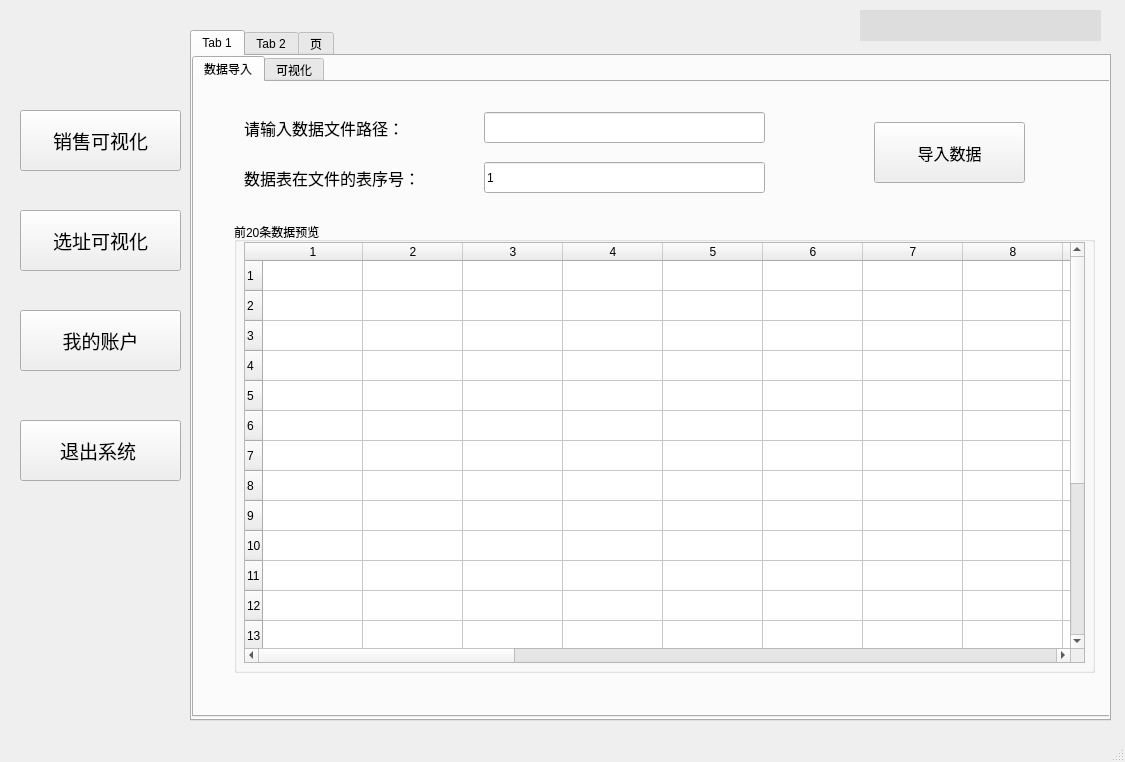
<?xml version="1.0" encoding="UTF-8"?>
<ui version="4.0">
 <class>MainWindow</class>
 <widget class="QMainWindow" name="MainWindow">
  <property name="geometry">
   <rect>
    <x>0</x>
    <y>0</y>
    <width>1125</width>
    <height>762</height>
   </rect>
  </property>
  <property name="windowTitle">
   <string>超级卖场销售选址可视化系统</string>
  </property>
  <widget class="QWidget" name="centralwidget">
   <widget class="QPushButton" name="saleButton">
    <property name="geometry">
     <rect>
      <x>20</x>
      <y>110</y>
      <width>161</width>
      <height>61</height>
     </rect>
    </property>
    <property name="font">
     <font>
      <family>微软雅黑</family>
      <pointsize>14</pointsize>
     </font>
    </property>
    <property name="text">
     <string>销售可视化</string>
    </property>
    <property name="icon">
     <iconset resource="venv/icons.qrc">
      <normaloff>:/icons/static.png</normaloff>:/icons/static.png</iconset>
    </property>
    <property name="iconSize">
     <size>
      <width>35</width>
      <height>35</height>
     </size>
    </property>
   </widget>
   <widget class="QPushButton" name="locateButton">
    <property name="geometry">
     <rect>
      <x>20</x>
      <y>210</y>
      <width>161</width>
      <height>61</height>
     </rect>
    </property>
    <property name="font">
     <font>
      <family>微软雅黑</family>
      <pointsize>14</pointsize>
     </font>
    </property>
    <property name="text">
     <string>选址可视化</string>
    </property>
    <property name="icon">
     <iconset resource="venv/icons.qrc">
      <normaloff>:/icons/locate.png</normaloff>:/icons/locate.png</iconset>
    </property>
    <property name="iconSize">
     <size>
      <width>35</width>
      <height>35</height>
     </size>
    </property>
   </widget>
   <widget class="QPushButton" name="userButton">
    <property name="geometry">
     <rect>
      <x>20</x>
      <y>310</y>
      <width>161</width>
      <height>61</height>
     </rect>
    </property>
    <property name="font">
     <font>
      <family>微软雅黑</family>
      <pointsize>14</pointsize>
     </font>
    </property>
    <property name="text">
     <string>我的账户</string>
    </property>
    <property name="icon">
     <iconset resource="venv/icons.qrc">
      <normaloff>:/icons/user.png</normaloff>:/icons/user.png</iconset>
    </property>
    <property name="iconSize">
     <size>
      <width>35</width>
      <height>35</height>
     </size>
    </property>
   </widget>
   <widget class="QPushButton" name="exitButton">
    <property name="geometry">
     <rect>
      <x>20</x>
      <y>420</y>
      <width>161</width>
      <height>61</height>
     </rect>
    </property>
    <property name="font">
     <font>
      <family>微软雅黑</family>
      <pointsize>14</pointsize>
     </font>
    </property>
    <property name="text">
     <string> 退出系统  </string>
    </property>
    <property name="icon">
     <iconset resource="venv/icons.qrc">
      <normaloff>:/icons/exit.png</normaloff>:/icons/exit.png</iconset>
    </property>
    <property name="iconSize">
     <size>
      <width>35</width>
      <height>35</height>
     </size>
    </property>
   </widget>
   <widget class="QTabWidget" name="tabWidget">
    <property name="geometry">
     <rect>
      <x>190</x>
      <y>30</y>
      <width>921</width>
      <height>691</height>
     </rect>
    </property>
    <property name="currentIndex">
     <number>0</number>
    </property>
    <widget class="QWidget" name="tab">
     <attribute name="title">
      <string>Tab 1</string>
     </attribute>
     <widget class="QTabWidget" name="sale_tabWidget">
      <property name="geometry">
       <rect>
        <x>0</x>
        <y>0</y>
        <width>921</width>
        <height>661</height>
       </rect>
      </property>
      <property name="currentIndex">
       <number>0</number>
      </property>
      <widget class="QWidget" name="sale_inputtab">
       <attribute name="title">
        <string>数据导入</string>
       </attribute>
       <widget class="QPushButton" name="saleimportButton">
        <property name="geometry">
         <rect>
          <x>680</x>
          <y>40</y>
          <width>151</width>
          <height>61</height>
         </rect>
        </property>
        <property name="font">
         <font>
          <family>微软雅黑</family>
          <pointsize>12</pointsize>
         </font>
        </property>
        <property name="text">
         <string>导入数据</string>
        </property>
        <property name="icon">
         <iconset resource="venv/icons.qrc">
          <normaloff>:/icons/inputstatic.png</normaloff>:/icons/inputstatic.png</iconset>
        </property>
        <property name="iconSize">
         <size>
          <width>35</width>
          <height>35</height>
         </size>
        </property>
       </widget>
       <widget class="QLabel" name="label_8">
        <property name="geometry">
         <rect>
          <x>50</x>
          <y>30</y>
          <width>211</width>
          <height>31</height>
         </rect>
        </property>
        <property name="font">
         <font>
          <family>微软雅黑</family>
          <pointsize>12</pointsize>
         </font>
        </property>
        <property name="text">
         <string>请输入数据文件路径：</string>
        </property>
       </widget>
       <widget class="QLabel" name="label_9">
        <property name="geometry">
         <rect>
          <x>50</x>
          <y>80</y>
          <width>261</width>
          <height>31</height>
         </rect>
        </property>
        <property name="font">
         <font>
          <family>微软雅黑</family>
          <pointsize>12</pointsize>
         </font>
        </property>
        <property name="text">
         <string>数据表在文件的表序号：</string>
        </property>
       </widget>
       <widget class="QLineEdit" name="sale_pathEdit">
        <property name="geometry">
         <rect>
          <x>290</x>
          <y>30</y>
          <width>281</width>
          <height>31</height>
         </rect>
        </property>
       </widget>
       <widget class="QLineEdit" name="sale_numEdit">
        <property name="geometry">
         <rect>
          <x>290</x>
          <y>80</y>
          <width>281</width>
          <height>31</height>
         </rect>
        </property>
        <property name="text">
         <string>1</string>
        </property>
       </widget>
       <widget class="QGroupBox" name="groupBox">
        <property name="geometry">
         <rect>
          <x>40</x>
          <y>140</y>
          <width>861</width>
          <height>451</height>
         </rect>
        </property>
        <property name="styleSheet">
         <string notr="true"/>
        </property>
        <property name="title">
         <string>前20条数据预览</string>
        </property>
        <widget class="QTableWidget" name="sale_view">
         <property name="geometry">
          <rect>
           <x>10</x>
           <y>20</y>
           <width>841</width>
           <height>421</height>
          </rect>
         </property>
         <property name="rowCount">
          <number>20</number>
         </property>
         <property name="columnCount">
          <number>25</number>
         </property>
         <row/>
         <row/>
         <row/>
         <row/>
         <row/>
         <row/>
         <row/>
         <row/>
         <row/>
         <row/>
         <row/>
         <row/>
         <row/>
         <row/>
         <row/>
         <row/>
         <row/>
         <row/>
         <row/>
         <row/>
         <column/>
         <column/>
         <column/>
         <column/>
         <column/>
         <column/>
         <column/>
         <column/>
         <column/>
         <column/>
         <column/>
         <column/>
         <column/>
         <column/>
         <column/>
         <column/>
         <column/>
         <column/>
         <column/>
         <column/>
         <column/>
         <column/>
         <column/>
         <column/>
         <column/>
        </widget>
       </widget>
      </widget>
      <widget class="QWidget" name="sale_outputtab">
       <attribute name="title">
        <string>可视化</string>
       </attribute>
       <widget class="QLabel" name="label">
        <property name="geometry">
         <rect>
          <x>230</x>
          <y>30</y>
          <width>221</width>
          <height>31</height>
         </rect>
        </property>
        <property name="font">
         <font>
          <family>微软雅黑</family>
          <pointsize>12</pointsize>
         </font>
        </property>
        <property name="text">
         <string>请选择需要分析的变量：</string>
        </property>
       </widget>
       <widget class="QLabel" name="label_2">
        <property name="geometry">
         <rect>
          <x>230</x>
          <y>80</y>
          <width>221</width>
          <height>31</height>
         </rect>
        </property>
        <property name="font">
         <font>
          <family>微软雅黑</family>
          <pointsize>12</pointsize>
         </font>
        </property>
        <property name="text">
         <string>请选择可视化图表类型：</string>
        </property>
       </widget>
       <widget class="QComboBox" name="salevar_comboBox">
        <property name="geometry">
         <rect>
          <x>480</x>
          <y>30</y>
          <width>201</width>
          <height>31</height>
         </rect>
        </property>
       </widget>
       <widget class="QComboBox" name="salechart_comboBox">
        <property name="geometry">
         <rect>
          <x>480</x>
          <y>80</y>
          <width>201</width>
          <height>31</height>
         </rect>
        </property>
       </widget>
       <widget class="QPushButton" name="saleanl_Button">
        <property name="geometry">
         <rect>
          <x>770</x>
          <y>80</y>
          <width>93</width>
          <height>28</height>
         </rect>
        </property>
        <property name="text">
         <string>确定</string>
        </property>
       </widget>
       <widget class="QLabel" name="saleoutput_label">
        <property name="geometry">
         <rect>
          <x>60</x>
          <y>130</y>
          <width>831</width>
          <height>491</height>
         </rect>
        </property>
        <property name="styleSheet">
         <string notr="true">background-color: rgb(229, 229, 229);</string>
        </property>
        <property name="text">
         <string/>
        </property>
       </widget>
      </widget>
     </widget>
    </widget>
    <widget class="QWidget" name="tab_2">
     <attribute name="title">
      <string>Tab 2</string>
     </attribute>
     <widget class="QTabWidget" name="locate_tab">
      <property name="geometry">
       <rect>
        <x>0</x>
        <y>0</y>
        <width>921</width>
        <height>671</height>
       </rect>
      </property>
      <property name="currentIndex">
       <number>2</number>
      </property>
      <widget class="QWidget" name="locate_inputtab">
       <attribute name="title">
        <string>数据导入</string>
       </attribute>
       <widget class="QPushButton" name="locateimportButton">
        <property name="geometry">
         <rect>
          <x>680</x>
          <y>40</y>
          <width>151</width>
          <height>61</height>
         </rect>
        </property>
        <property name="font">
         <font>
          <family>微软雅黑</family>
          <pointsize>12</pointsize>
         </font>
        </property>
        <property name="text">
         <string>导入数据</string>
        </property>
        <property name="icon">
         <iconset resource="venv/icons.qrc">
          <normaloff>:/icons/inputstatic.png</normaloff>:/icons/inputstatic.png</iconset>
        </property>
        <property name="iconSize">
         <size>
          <width>35</width>
          <height>35</height>
         </size>
        </property>
       </widget>
       <widget class="QLineEdit" name="locate_numEdit">
        <property name="geometry">
         <rect>
          <x>290</x>
          <y>80</y>
          <width>281</width>
          <height>31</height>
         </rect>
        </property>
        <property name="text">
         <string>1</string>
        </property>
       </widget>
       <widget class="QLineEdit" name="locate_pathEdit">
        <property name="geometry">
         <rect>
          <x>290</x>
          <y>30</y>
          <width>281</width>
          <height>31</height>
         </rect>
        </property>
       </widget>
       <widget class="QLabel" name="label_10">
        <property name="geometry">
         <rect>
          <x>50</x>
          <y>30</y>
          <width>211</width>
          <height>31</height>
         </rect>
        </property>
        <property name="font">
         <font>
          <family>微软雅黑</family>
          <pointsize>12</pointsize>
         </font>
        </property>
        <property name="text">
         <string>请输入数据文件路径：</string>
        </property>
       </widget>
       <widget class="QLabel" name="label_11">
        <property name="geometry">
         <rect>
          <x>50</x>
          <y>80</y>
          <width>261</width>
          <height>31</height>
         </rect>
        </property>
        <property name="font">
         <font>
          <family>微软雅黑</family>
          <pointsize>12</pointsize>
         </font>
        </property>
        <property name="text">
         <string>数据表在文件的表序号：</string>
        </property>
       </widget>
       <widget class="QGroupBox" name="groupBox_2">
        <property name="geometry">
         <rect>
          <x>40</x>
          <y>130</y>
          <width>871</width>
          <height>481</height>
         </rect>
        </property>
        <property name="styleSheet">
         <string notr="true"/>
        </property>
        <property name="title">
         <string>前20条数据预览</string>
        </property>
        <widget class="QTableWidget" name="locate_view">
         <property name="geometry">
          <rect>
           <x>10</x>
           <y>20</y>
           <width>841</width>
           <height>441</height>
          </rect>
         </property>
         <property name="rowCount">
          <number>20</number>
         </property>
         <property name="columnCount">
          <number>25</number>
         </property>
         <row/>
         <row/>
         <row/>
         <row/>
         <row/>
         <row/>
         <row/>
         <row/>
         <row/>
         <row/>
         <row/>
         <row/>
         <row/>
         <row/>
         <row/>
         <row/>
         <row/>
         <row/>
         <row/>
         <row/>
         <column/>
         <column/>
         <column/>
         <column/>
         <column/>
         <column/>
         <column/>
         <column/>
         <column/>
         <column/>
         <column/>
         <column/>
         <column/>
         <column/>
         <column/>
         <column/>
         <column/>
         <column/>
         <column/>
         <column/>
         <column/>
         <column/>
         <column/>
         <column/>
         <column/>
        </widget>
       </widget>
      </widget>
      <widget class="QWidget" name="locate_choosetab">
       <attribute name="title">
        <string>可视化选项</string>
       </attribute>
       <widget class="QPushButton" name="locate_fcsButton">
        <property name="geometry">
         <rect>
          <x>360</x>
          <y>130</y>
          <width>191</width>
          <height>61</height>
         </rect>
        </property>
        <property name="font">
         <font>
          <family>微软雅黑</family>
          <pointsize>12</pointsize>
         </font>
        </property>
        <property name="text">
         <string>销售预测</string>
        </property>
        <property name="icon">
         <iconset resource="venv/icons.qrc">
          <normaloff>:/icons/forecast.png</normaloff>:/icons/forecast.png</iconset>
        </property>
        <property name="iconSize">
         <size>
          <width>35</width>
          <height>35</height>
         </size>
        </property>
       </widget>
       <widget class="QPushButton" name="locate_topsisButton">
        <property name="geometry">
         <rect>
          <x>360</x>
          <y>220</y>
          <width>191</width>
          <height>61</height>
         </rect>
        </property>
        <property name="font">
         <font>
          <family>微软雅黑</family>
          <pointsize>12</pointsize>
         </font>
        </property>
        <property name="text">
         <string>Topsis选址</string>
        </property>
        <property name="icon">
         <iconset resource="venv/icons.qrc">
          <normaloff>:/icons/score.png</normaloff>:/icons/score.png</iconset>
        </property>
        <property name="iconSize">
         <size>
          <width>35</width>
          <height>35</height>
         </size>
        </property>
       </widget>
       <widget class="QPushButton" name="locate_kmeansButton">
        <property name="geometry">
         <rect>
          <x>360</x>
          <y>310</y>
          <width>191</width>
          <height>61</height>
         </rect>
        </property>
        <property name="font">
         <font>
          <family>微软雅黑</family>
          <pointsize>12</pointsize>
         </font>
        </property>
        <property name="text">
         <string>K-means选址</string>
        </property>
        <property name="icon">
         <iconset resource="venv/icons.qrc">
          <normaloff>:/icons/map.png</normaloff>:/icons/map.png</iconset>
        </property>
        <property name="iconSize">
         <size>
          <width>35</width>
          <height>35</height>
         </size>
        </property>
       </widget>
      </widget>
      <widget class="QWidget" name="locate_outputtab">
       <attribute name="title">
        <string>可视化结果</string>
       </attribute>
       <widget class="QLabel" name="locate_outlabel">
        <property name="geometry">
         <rect>
          <x>10</x>
          <y>20</y>
          <width>891</width>
          <height>551</height>
         </rect>
        </property>
        <property name="styleSheet">
         <string notr="true">background-color: rgb(229, 229, 229);</string>
        </property>
        <property name="text">
         <string/>
        </property>
       </widget>
       <widget class="QPushButton" name="locate_backButton">
        <property name="geometry">
         <rect>
          <x>430</x>
          <y>580</y>
          <width>93</width>
          <height>28</height>
         </rect>
        </property>
        <property name="text">
         <string>返回</string>
        </property>
       </widget>
      </widget>
     </widget>
    </widget>
    <widget class="QWidget" name="tab_3">
     <attribute name="title">
      <string>页</string>
     </attribute>
     <widget class="QTabWidget" name="userWidget">
      <property name="geometry">
       <rect>
        <x>-10</x>
        <y>-10</y>
        <width>921</width>
        <height>661</height>
       </rect>
      </property>
      <property name="currentIndex">
       <number>0</number>
      </property>
      <widget class="QWidget" name="user_choosetab">
       <attribute name="title">
        <string>Tab 1</string>
       </attribute>
       <widget class="QPushButton" name="user_saleButton">
        <property name="geometry">
         <rect>
          <x>350</x>
          <y>170</y>
          <width>191</width>
          <height>51</height>
         </rect>
        </property>
        <property name="font">
         <font>
          <family>微软雅黑</family>
          <pointsize>12</pointsize>
         </font>
        </property>
        <property name="text">
         <string>销售可视化记录</string>
        </property>
        <property name="icon">
         <iconset resource="venv/icons.qrc">
          <normaloff>:/icons/review_1.png</normaloff>:/icons/review_1.png</iconset>
        </property>
        <property name="iconSize">
         <size>
          <width>35</width>
          <height>35</height>
         </size>
        </property>
       </widget>
       <widget class="QPushButton" name="user_locateButton">
        <property name="geometry">
         <rect>
          <x>350</x>
          <y>250</y>
          <width>191</width>
          <height>51</height>
         </rect>
        </property>
        <property name="font">
         <font>
          <family>微软雅黑</family>
          <pointsize>12</pointsize>
         </font>
        </property>
        <property name="text">
         <string>选址可视化记录</string>
        </property>
        <property name="icon">
         <iconset resource="venv/icons.qrc">
          <normaloff>:/icons/review_2.png</normaloff>:/icons/review_2.png</iconset>
        </property>
        <property name="iconSize">
         <size>
          <width>35</width>
          <height>35</height>
         </size>
        </property>
       </widget>
       <widget class="QPushButton" name="user_infButton">
        <property name="geometry">
         <rect>
          <x>350</x>
          <y>330</y>
          <width>191</width>
          <height>51</height>
         </rect>
        </property>
        <property name="font">
         <font>
          <family>微软雅黑</family>
          <pointsize>12</pointsize>
         </font>
        </property>
        <property name="text">
         <string>用户信息修改</string>
        </property>
        <property name="icon">
         <iconset resource="venv/icons.qrc">
          <normaloff>:/icons/rewrite.png</normaloff>:/icons/rewrite.png</iconset>
        </property>
        <property name="iconSize">
         <size>
          <width>35</width>
          <height>35</height>
         </size>
        </property>
       </widget>
      </widget>
      <widget class="QWidget" name="user_inftab">
       <attribute name="title">
        <string>Tab 2</string>
       </attribute>
       <widget class="QGroupBox" name="user_registBox">
        <property name="geometry">
         <rect>
          <x>260</x>
          <y>90</y>
          <width>391</width>
          <height>131</height>
         </rect>
        </property>
        <property name="title">
         <string>请先登录！</string>
        </property>
        <widget class="QLabel" name="label_3">
         <property name="geometry">
          <rect>
           <x>70</x>
           <y>30</y>
           <width>72</width>
           <height>15</height>
          </rect>
         </property>
         <property name="text">
          <string>用户名：</string>
         </property>
        </widget>
        <widget class="QLabel" name="label_4">
         <property name="geometry">
          <rect>
           <x>70</x>
           <y>60</y>
           <width>72</width>
           <height>15</height>
          </rect>
         </property>
         <property name="text">
          <string>密 码：</string>
         </property>
        </widget>
        <widget class="QLineEdit" name="user_nameEdit">
         <property name="geometry">
          <rect>
           <x>150</x>
           <y>30</y>
           <width>131</width>
           <height>21</height>
          </rect>
         </property>
        </widget>
        <widget class="QLineEdit" name="user_pswEdit">
         <property name="geometry">
          <rect>
           <x>150</x>
           <y>60</y>
           <width>131</width>
           <height>21</height>
          </rect>
         </property>
         <property name="echoMode">
          <enum>QLineEdit::Password</enum>
         </property>
        </widget>
        <widget class="QPushButton" name="user_logButton">
         <property name="geometry">
          <rect>
           <x>140</x>
           <y>90</y>
           <width>93</width>
           <height>28</height>
          </rect>
         </property>
         <property name="text">
          <string>登录</string>
         </property>
        </widget>
        <widget class="QLabel" name="error1">
         <property name="geometry">
          <rect>
           <x>290</x>
           <y>30</y>
           <width>101</width>
           <height>16</height>
          </rect>
         </property>
         <property name="text">
          <string/>
         </property>
        </widget>
        <widget class="QLabel" name="error2">
         <property name="geometry">
          <rect>
           <x>290</x>
           <y>60</y>
           <width>101</width>
           <height>16</height>
          </rect>
         </property>
         <property name="text">
          <string/>
         </property>
        </widget>
       </widget>
       <widget class="QGroupBox" name="user_editBox">
        <property name="enabled">
         <bool>false</bool>
        </property>
        <property name="geometry">
         <rect>
          <x>260</x>
          <y>280</y>
          <width>391</width>
          <height>181</height>
         </rect>
        </property>
        <property name="title">
         <string>修改用户信息</string>
        </property>
        <widget class="QLabel" name="label_5">
         <property name="geometry">
          <rect>
           <x>70</x>
           <y>40</y>
           <width>72</width>
           <height>15</height>
          </rect>
         </property>
         <property name="text">
          <string>用户名：</string>
         </property>
        </widget>
        <widget class="QLabel" name="label_6">
         <property name="geometry">
          <rect>
           <x>70</x>
           <y>70</y>
           <width>72</width>
           <height>15</height>
          </rect>
         </property>
         <property name="text">
          <string>密 码：</string>
         </property>
        </widget>
        <widget class="QLineEdit" name="user_nnameEdit">
         <property name="geometry">
          <rect>
           <x>150</x>
           <y>40</y>
           <width>131</width>
           <height>21</height>
          </rect>
         </property>
        </widget>
        <widget class="QLineEdit" name="user_npswEdit">
         <property name="geometry">
          <rect>
           <x>150</x>
           <y>70</y>
           <width>131</width>
           <height>21</height>
          </rect>
         </property>
         <property name="echoMode">
          <enum>QLineEdit::Password</enum>
         </property>
        </widget>
        <widget class="QLabel" name="label_7">
         <property name="geometry">
          <rect>
           <x>70</x>
           <y>100</y>
           <width>72</width>
           <height>15</height>
          </rect>
         </property>
         <property name="text">
          <string>确认密码：</string>
         </property>
        </widget>
        <widget class="QLineEdit" name="user_confpswfEdit">
         <property name="geometry">
          <rect>
           <x>150</x>
           <y>100</y>
           <width>131</width>
           <height>21</height>
          </rect>
         </property>
         <property name="echoMode">
          <enum>QLineEdit::Password</enum>
         </property>
        </widget>
        <widget class="QPushButton" name="user_editButton">
         <property name="geometry">
          <rect>
           <x>140</x>
           <y>140</y>
           <width>93</width>
           <height>28</height>
          </rect>
         </property>
         <property name="text">
          <string>修改</string>
         </property>
        </widget>
        <widget class="QLabel" name="error3">
         <property name="geometry">
          <rect>
           <x>290</x>
           <y>40</y>
           <width>101</width>
           <height>16</height>
          </rect>
         </property>
         <property name="text">
          <string/>
         </property>
        </widget>
        <widget class="QLabel" name="error4">
         <property name="geometry">
          <rect>
           <x>290</x>
           <y>70</y>
           <width>101</width>
           <height>16</height>
          </rect>
         </property>
         <property name="text">
          <string/>
         </property>
        </widget>
        <widget class="QLabel" name="error5">
         <property name="geometry">
          <rect>
           <x>290</x>
           <y>100</y>
           <width>101</width>
           <height>16</height>
          </rect>
         </property>
         <property name="text">
          <string/>
         </property>
        </widget>
       </widget>
       <widget class="QPushButton" name="changeback_Button">
        <property name="geometry">
         <rect>
          <x>720</x>
          <y>410</y>
          <width>93</width>
          <height>28</height>
         </rect>
        </property>
        <property name="text">
         <string>返回</string>
        </property>
       </widget>
      </widget>
      <widget class="QWidget" name="user_outtab">
       <attribute name="title">
        <string>页</string>
       </attribute>
      </widget>
     </widget>
    </widget>
   </widget>
   <widget class="QLabel" name="time_label">
    <property name="geometry">
     <rect>
      <x>860</x>
      <y>10</y>
      <width>241</width>
      <height>31</height>
     </rect>
    </property>
    <property name="font">
     <font>
      <family>方正粗黑宋简体</family>
      <pointsize>9</pointsize>
      <weight>50</weight>
      <italic>false</italic>
      <bold>false</bold>
     </font>
    </property>
    <property name="styleSheet">
     <string notr="true">background-color: rgb(221, 221, 221);
font: 9pt &quot;方正粗黑宋简体&quot;;</string>
    </property>
    <property name="text">
     <string/>
    </property>
   </widget>
   <widget class="QLabel" name="label_12">
    <property name="geometry">
     <rect>
      <x>20</x>
      <y>530</y>
      <width>161</width>
      <height>131</height>
     </rect>
    </property>
    <property name="styleSheet">
     <string notr="true">image: url(:/icons/pic.png);</string>
    </property>
    <property name="text">
     <string/>
    </property>
   </widget>
   <widget class="QLabel" name="label_13">
    <property name="geometry">
     <rect>
      <x>790</x>
      <y>10</y>
      <width>61</width>
      <height>41</height>
     </rect>
    </property>
    <property name="styleSheet">
     <string notr="true">image: url(:/icons/time.png);</string>
    </property>
    <property name="text">
     <string/>
    </property>
   </widget>
  </widget>
  <widget class="QMenuBar" name="menubar">
   <property name="geometry">
    <rect>
     <x>0</x>
     <y>0</y>
     <width>1125</width>
     <height>26</height>
    </rect>
   </property>
  </widget>
  <widget class="QStatusBar" name="statusbar"/>
 </widget>
 <resources>
  <include location="venv/icons.qrc"/>
 </resources>
 <connections/>
</ui>
